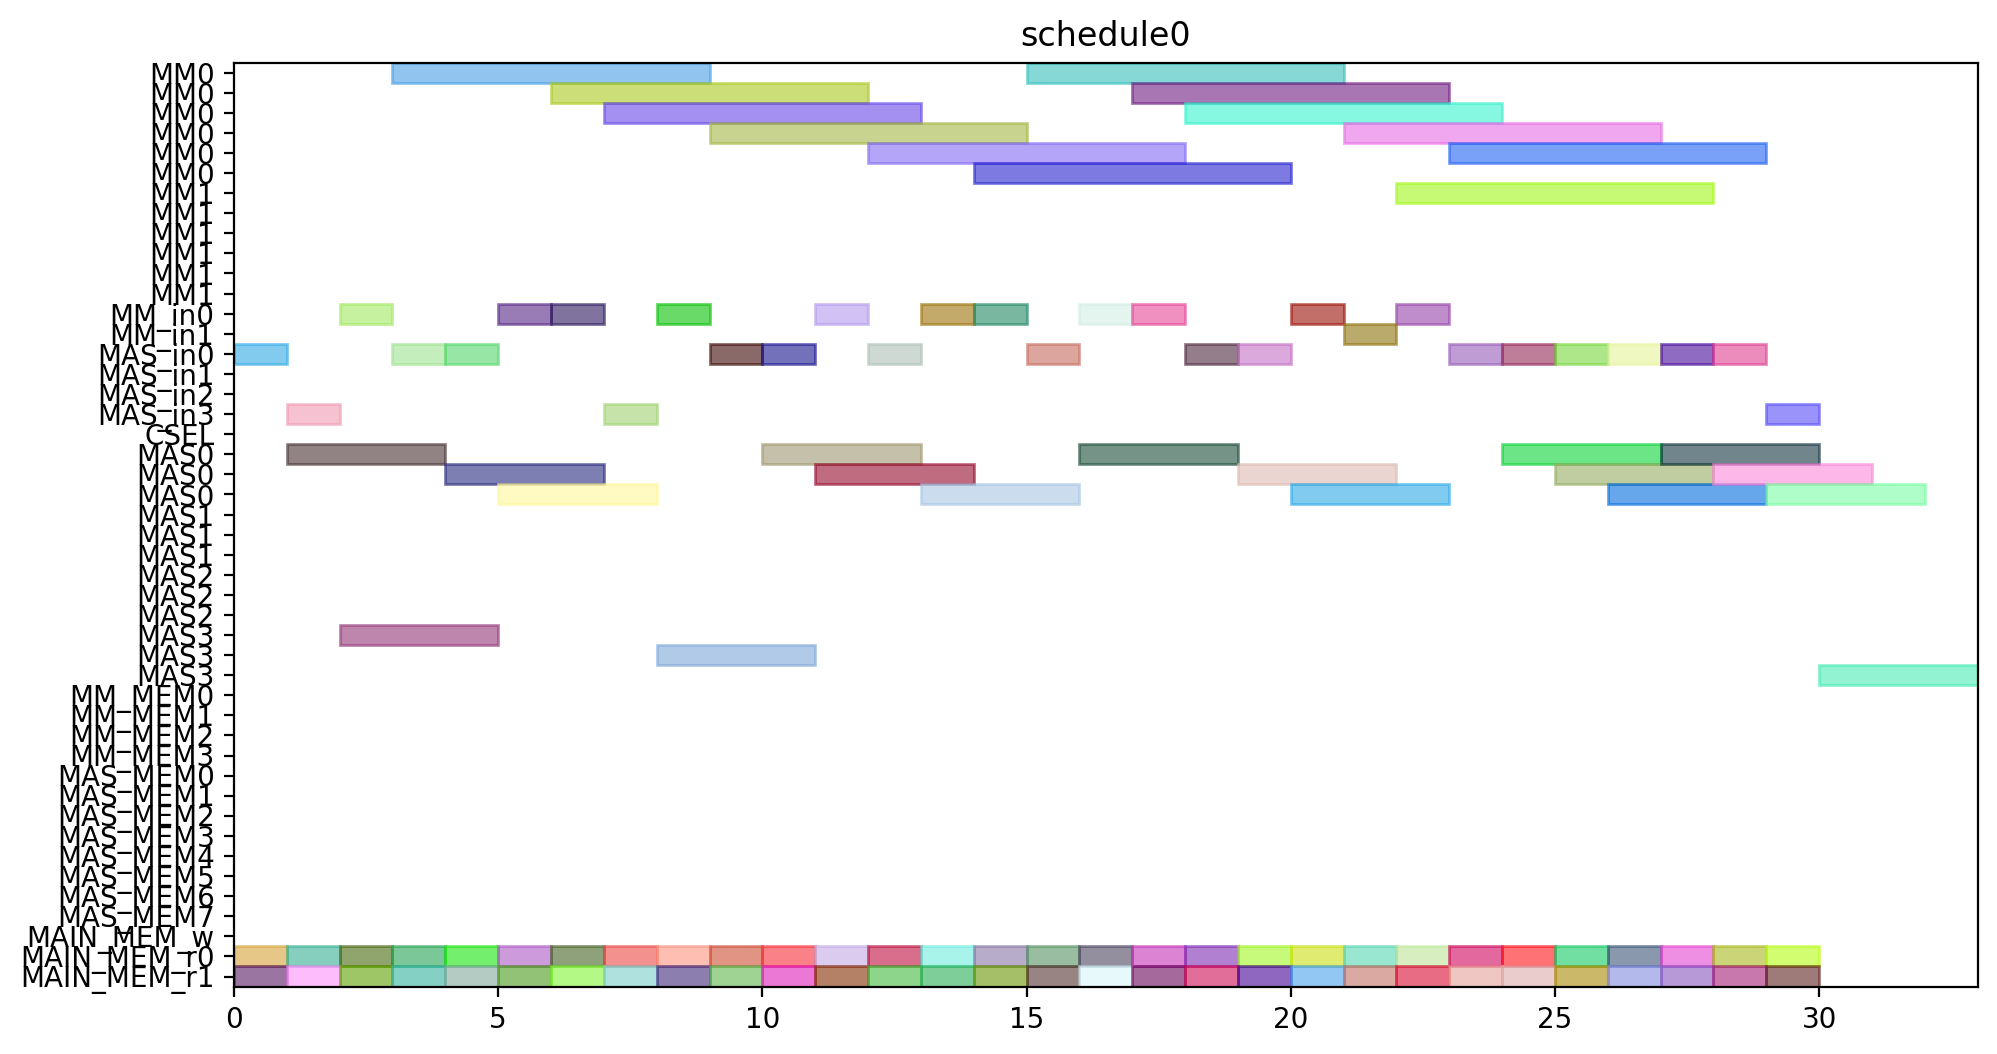

Write Python code to recreate this figure.
from pyschedule import Scenario, solvers, plotters, alt


def solve():
	horizon = 120
	S = Scenario("schedule0", horizon=horizon)

	# resource
	MM = S.Resources('MM', num=2, size=6)
	MM_in = S.Resources('MM_in', num=2)
	MAS_in = S.Resources('MAS_in', num=4)
	CSEL = S.Resource('CSEL')
	MAS = S.Resources('MAS', num=4, size=3, periods=range(1, horizon))
	MM_MEM = S.Resources('MM_MEM', num=4)
	MAS_MEM = S.Resources('MAS_MEM', num=8)
	MAIN_MEM_w = S.Resource('MAIN_MEM_w', size=1)
	MAIN_MEM_r = S.Resources('MAIN_MEM_r', num=2)

	# result of previous scheduling

	# new tasks
	T1_t0 = S.Task('T1_t0', length=3, delay_cost=1)
	T1_t0 += alt(MAS)
	T1_t0_in = S.Task('T1_t0_in', length=1, delay_cost=1)
	T1_t0_in += alt(MAS_in)
	S += T1_t0_in*MAS_in[0]<=T1_t0*MAS[0]

	S += T1_t0_in*MAS_in[1]<=T1_t0*MAS[1]

	S += T1_t0_in*MAS_in[2]<=T1_t0*MAS[2]

	S += T1_t0_in*MAS_in[3]<=T1_t0*MAS[3]

	T1_t0_mem0 = S.Task('T1_t0_mem0', length=1, delay_cost=1)
	T1_t0_mem0 += MAIN_MEM_r[0]
	S += T1_t0_mem0 <= T1_t0

	T1_t0_mem1 = S.Task('T1_t0_mem1', length=1, delay_cost=1)
	T1_t0_mem1 += MAIN_MEM_r[1]
	S += T1_t0_mem1 <= T1_t0

	T1_t1 = S.Task('T1_t1', length=3, delay_cost=1)
	T1_t1 += alt(MAS)
	T1_t1_in = S.Task('T1_t1_in', length=1, delay_cost=1)
	T1_t1_in += alt(MAS_in)
	S += T1_t1_in*MAS_in[0]<=T1_t1*MAS[0]

	S += T1_t1_in*MAS_in[1]<=T1_t1*MAS[1]

	S += T1_t1_in*MAS_in[2]<=T1_t1*MAS[2]

	S += T1_t1_in*MAS_in[3]<=T1_t1*MAS[3]

	T1_t1_mem0 = S.Task('T1_t1_mem0', length=1, delay_cost=1)
	T1_t1_mem0 += MAIN_MEM_r[0]
	S += T1_t1_mem0 <= T1_t1

	T1_t1_mem1 = S.Task('T1_t1_mem1', length=1, delay_cost=1)
	T1_t1_mem1 += MAIN_MEM_r[1]
	S += T1_t1_mem1 <= T1_t1

	T1_t3 = S.Task('T1_t3', length=6, delay_cost=1)
	T1_t3 += alt(MM)
	T1_t3_in = S.Task('T1_t3_in', length=1, delay_cost=1)
	T1_t3_in += alt(MM_in)
	S += T1_t3_in*MM_in[0]<=T1_t3*MM[0]
	S += T1_t3_in*MM_in[1]<=T1_t3*MM[1]
	T1_t3_mem0 = S.Task('T1_t3_mem0', length=1, delay_cost=1)
	T1_t3_mem0 += MAIN_MEM_r[0]
	S += T1_t3_mem0 <= T1_t3

	T1_t3_mem1 = S.Task('T1_t3_mem1', length=1, delay_cost=1)
	T1_t3_mem1 += MAIN_MEM_r[1]
	S += T1_t3_mem1 <= T1_t3

	T2_t0 = S.Task('T2_t0', length=6, delay_cost=1)
	T2_t0 += alt(MM)
	T2_t0_in = S.Task('T2_t0_in', length=1, delay_cost=1)
	T2_t0_in += alt(MM_in)
	S += T2_t0_in*MM_in[0]<=T2_t0*MM[0]
	S += T2_t0_in*MM_in[1]<=T2_t0*MM[1]
	T2_t0_mem0 = S.Task('T2_t0_mem0', length=1, delay_cost=1)
	T2_t0_mem0 += MAIN_MEM_r[0]
	S += T2_t0_mem0 <= T2_t0

	T2_t0_mem1 = S.Task('T2_t0_mem1', length=1, delay_cost=1)
	T2_t0_mem1 += MAIN_MEM_r[1]
	S += T2_t0_mem1 <= T2_t0

	T2_t1 = S.Task('T2_t1', length=6, delay_cost=1)
	T2_t1 += alt(MM)
	T2_t1_in = S.Task('T2_t1_in', length=1, delay_cost=1)
	T2_t1_in += alt(MM_in)
	S += T2_t1_in*MM_in[0]<=T2_t1*MM[0]
	S += T2_t1_in*MM_in[1]<=T2_t1*MM[1]
	T2_t1_mem0 = S.Task('T2_t1_mem0', length=1, delay_cost=1)
	T2_t1_mem0 += MAIN_MEM_r[0]
	S += T2_t1_mem0 <= T2_t1

	T2_t1_mem1 = S.Task('T2_t1_mem1', length=1, delay_cost=1)
	T2_t1_mem1 += MAIN_MEM_r[1]
	S += T2_t1_mem1 <= T2_t1

	T2_t2 = S.Task('T2_t2', length=3, delay_cost=1)
	T2_t2 += alt(MAS)
	T2_t2_in = S.Task('T2_t2_in', length=1, delay_cost=1)
	T2_t2_in += alt(MAS_in)
	S += T2_t2_in*MAS_in[0]<=T2_t2*MAS[0]

	S += T2_t2_in*MAS_in[1]<=T2_t2*MAS[1]

	S += T2_t2_in*MAS_in[2]<=T2_t2*MAS[2]

	S += T2_t2_in*MAS_in[3]<=T2_t2*MAS[3]

	T2_t2_mem0 = S.Task('T2_t2_mem0', length=1, delay_cost=1)
	T2_t2_mem0 += MAIN_MEM_r[0]
	S += T2_t2_mem0 <= T2_t2

	T2_t2_mem1 = S.Task('T2_t2_mem1', length=1, delay_cost=1)
	T2_t2_mem1 += MAIN_MEM_r[1]
	S += T2_t2_mem1 <= T2_t2

	T2_t3 = S.Task('T2_t3', length=3, delay_cost=1)
	T2_t3 += alt(MAS)
	T2_t3_in = S.Task('T2_t3_in', length=1, delay_cost=1)
	T2_t3_in += alt(MAS_in)
	S += T2_t3_in*MAS_in[0]<=T2_t3*MAS[0]

	S += T2_t3_in*MAS_in[1]<=T2_t3*MAS[1]

	S += T2_t3_in*MAS_in[2]<=T2_t3*MAS[2]

	S += T2_t3_in*MAS_in[3]<=T2_t3*MAS[3]

	T2_t3_mem0 = S.Task('T2_t3_mem0', length=1, delay_cost=1)
	T2_t3_mem0 += MAIN_MEM_r[0]
	S += T2_t3_mem0 <= T2_t3

	T2_t3_mem1 = S.Task('T2_t3_mem1', length=1, delay_cost=1)
	T2_t3_mem1 += MAIN_MEM_r[1]
	S += T2_t3_mem1 <= T2_t3

	T3_t0 = S.Task('T3_t0', length=6, delay_cost=1)
	T3_t0 += alt(MM)
	T3_t0_in = S.Task('T3_t0_in', length=1, delay_cost=1)
	T3_t0_in += alt(MM_in)
	S += T3_t0_in*MM_in[0]<=T3_t0*MM[0]
	S += T3_t0_in*MM_in[1]<=T3_t0*MM[1]
	T3_t0_mem0 = S.Task('T3_t0_mem0', length=1, delay_cost=1)
	T3_t0_mem0 += MAIN_MEM_r[0]
	S += T3_t0_mem0 <= T3_t0

	T3_t0_mem1 = S.Task('T3_t0_mem1', length=1, delay_cost=1)
	T3_t0_mem1 += MAIN_MEM_r[1]
	S += T3_t0_mem1 <= T3_t0

	T3_t1 = S.Task('T3_t1', length=6, delay_cost=1)
	T3_t1 += alt(MM)
	T3_t1_in = S.Task('T3_t1_in', length=1, delay_cost=1)
	T3_t1_in += alt(MM_in)
	S += T3_t1_in*MM_in[0]<=T3_t1*MM[0]
	S += T3_t1_in*MM_in[1]<=T3_t1*MM[1]
	T3_t1_mem0 = S.Task('T3_t1_mem0', length=1, delay_cost=1)
	T3_t1_mem0 += MAIN_MEM_r[0]
	S += T3_t1_mem0 <= T3_t1

	T3_t1_mem1 = S.Task('T3_t1_mem1', length=1, delay_cost=1)
	T3_t1_mem1 += MAIN_MEM_r[1]
	S += T3_t1_mem1 <= T3_t1

	T3_t2 = S.Task('T3_t2', length=3, delay_cost=1)
	T3_t2 += alt(MAS)
	T3_t2_in = S.Task('T3_t2_in', length=1, delay_cost=1)
	T3_t2_in += alt(MAS_in)
	S += T3_t2_in*MAS_in[0]<=T3_t2*MAS[0]

	S += T3_t2_in*MAS_in[1]<=T3_t2*MAS[1]

	S += T3_t2_in*MAS_in[2]<=T3_t2*MAS[2]

	S += T3_t2_in*MAS_in[3]<=T3_t2*MAS[3]

	T3_t2_mem0 = S.Task('T3_t2_mem0', length=1, delay_cost=1)
	T3_t2_mem0 += MAIN_MEM_r[0]
	S += T3_t2_mem0 <= T3_t2

	T3_t2_mem1 = S.Task('T3_t2_mem1', length=1, delay_cost=1)
	T3_t2_mem1 += MAIN_MEM_r[1]
	S += T3_t2_mem1 <= T3_t2

	T3_t3 = S.Task('T3_t3', length=3, delay_cost=1)
	T3_t3 += alt(MAS)
	T3_t3_in = S.Task('T3_t3_in', length=1, delay_cost=1)
	T3_t3_in += alt(MAS_in)
	S += T3_t3_in*MAS_in[0]<=T3_t3*MAS[0]

	S += T3_t3_in*MAS_in[1]<=T3_t3*MAS[1]

	S += T3_t3_in*MAS_in[2]<=T3_t3*MAS[2]

	S += T3_t3_in*MAS_in[3]<=T3_t3*MAS[3]

	T3_t3_mem0 = S.Task('T3_t3_mem0', length=1, delay_cost=1)
	T3_t3_mem0 += MAIN_MEM_r[0]
	S += T3_t3_mem0 <= T3_t3

	T3_t3_mem1 = S.Task('T3_t3_mem1', length=1, delay_cost=1)
	T3_t3_mem1 += MAIN_MEM_r[1]
	S += T3_t3_mem1 <= T3_t3

	T4_t0 = S.Task('T4_t0', length=6, delay_cost=1)
	T4_t0 += alt(MM)
	T4_t0_in = S.Task('T4_t0_in', length=1, delay_cost=1)
	T4_t0_in += alt(MM_in)
	S += T4_t0_in*MM_in[0]<=T4_t0*MM[0]
	S += T4_t0_in*MM_in[1]<=T4_t0*MM[1]
	T4_t0_mem0 = S.Task('T4_t0_mem0', length=1, delay_cost=1)
	T4_t0_mem0 += MAIN_MEM_r[0]
	S += T4_t0_mem0 <= T4_t0

	T4_t0_mem1 = S.Task('T4_t0_mem1', length=1, delay_cost=1)
	T4_t0_mem1 += MAIN_MEM_r[1]
	S += T4_t0_mem1 <= T4_t0

	T4_t1 = S.Task('T4_t1', length=6, delay_cost=1)
	T4_t1 += alt(MM)
	T4_t1_in = S.Task('T4_t1_in', length=1, delay_cost=1)
	T4_t1_in += alt(MM_in)
	S += T4_t1_in*MM_in[0]<=T4_t1*MM[0]
	S += T4_t1_in*MM_in[1]<=T4_t1*MM[1]
	T4_t1_mem0 = S.Task('T4_t1_mem0', length=1, delay_cost=1)
	T4_t1_mem0 += MAIN_MEM_r[0]
	S += T4_t1_mem0 <= T4_t1

	T4_t1_mem1 = S.Task('T4_t1_mem1', length=1, delay_cost=1)
	T4_t1_mem1 += MAIN_MEM_r[1]
	S += T4_t1_mem1 <= T4_t1

	T4_t2 = S.Task('T4_t2', length=3, delay_cost=1)
	T4_t2 += alt(MAS)
	T4_t2_in = S.Task('T4_t2_in', length=1, delay_cost=1)
	T4_t2_in += alt(MAS_in)
	S += T4_t2_in*MAS_in[0]<=T4_t2*MAS[0]

	S += T4_t2_in*MAS_in[1]<=T4_t2*MAS[1]

	S += T4_t2_in*MAS_in[2]<=T4_t2*MAS[2]

	S += T4_t2_in*MAS_in[3]<=T4_t2*MAS[3]

	T4_t2_mem0 = S.Task('T4_t2_mem0', length=1, delay_cost=1)
	T4_t2_mem0 += MAIN_MEM_r[0]
	S += T4_t2_mem0 <= T4_t2

	T4_t2_mem1 = S.Task('T4_t2_mem1', length=1, delay_cost=1)
	T4_t2_mem1 += MAIN_MEM_r[1]
	S += T4_t2_mem1 <= T4_t2

	T4_t3 = S.Task('T4_t3', length=3, delay_cost=1)
	T4_t3 += alt(MAS)
	T4_t3_in = S.Task('T4_t3_in', length=1, delay_cost=1)
	T4_t3_in += alt(MAS_in)
	S += T4_t3_in*MAS_in[0]<=T4_t3*MAS[0]

	S += T4_t3_in*MAS_in[1]<=T4_t3*MAS[1]

	S += T4_t3_in*MAS_in[2]<=T4_t3*MAS[2]

	S += T4_t3_in*MAS_in[3]<=T4_t3*MAS[3]

	T4_t3_mem0 = S.Task('T4_t3_mem0', length=1, delay_cost=1)
	T4_t3_mem0 += MAIN_MEM_r[0]
	S += T4_t3_mem0 <= T4_t3

	T4_t3_mem1 = S.Task('T4_t3_mem1', length=1, delay_cost=1)
	T4_t3_mem1 += MAIN_MEM_r[1]
	S += T4_t3_mem1 <= T4_t3

	T5_t0 = S.Task('T5_t0', length=3, delay_cost=1)
	T5_t0 += alt(MAS)
	T5_t0_in = S.Task('T5_t0_in', length=1, delay_cost=1)
	T5_t0_in += alt(MAS_in)
	S += T5_t0_in*MAS_in[0]<=T5_t0*MAS[0]

	S += T5_t0_in*MAS_in[1]<=T5_t0*MAS[1]

	S += T5_t0_in*MAS_in[2]<=T5_t0*MAS[2]

	S += T5_t0_in*MAS_in[3]<=T5_t0*MAS[3]

	T5_t0_mem0 = S.Task('T5_t0_mem0', length=1, delay_cost=1)
	T5_t0_mem0 += MAIN_MEM_r[0]
	S += T5_t0_mem0 <= T5_t0

	T5_t0_mem1 = S.Task('T5_t0_mem1', length=1, delay_cost=1)
	T5_t0_mem1 += MAIN_MEM_r[1]
	S += T5_t0_mem1 <= T5_t0

	T5_t1 = S.Task('T5_t1', length=3, delay_cost=1)
	T5_t1 += alt(MAS)
	T5_t1_in = S.Task('T5_t1_in', length=1, delay_cost=1)
	T5_t1_in += alt(MAS_in)
	S += T5_t1_in*MAS_in[0]<=T5_t1*MAS[0]

	S += T5_t1_in*MAS_in[1]<=T5_t1*MAS[1]

	S += T5_t1_in*MAS_in[2]<=T5_t1*MAS[2]

	S += T5_t1_in*MAS_in[3]<=T5_t1*MAS[3]

	T5_t1_mem0 = S.Task('T5_t1_mem0', length=1, delay_cost=1)
	T5_t1_mem0 += MAIN_MEM_r[0]
	S += T5_t1_mem0 <= T5_t1

	T5_t1_mem1 = S.Task('T5_t1_mem1', length=1, delay_cost=1)
	T5_t1_mem1 += MAIN_MEM_r[1]
	S += T5_t1_mem1 <= T5_t1

	T5_t3 = S.Task('T5_t3', length=6, delay_cost=1)
	T5_t3 += alt(MM)
	T5_t3_in = S.Task('T5_t3_in', length=1, delay_cost=1)
	T5_t3_in += alt(MM_in)
	S += T5_t3_in*MM_in[0]<=T5_t3*MM[0]
	S += T5_t3_in*MM_in[1]<=T5_t3*MM[1]
	T5_t3_mem0 = S.Task('T5_t3_mem0', length=1, delay_cost=1)
	T5_t3_mem0 += MAIN_MEM_r[0]
	S += T5_t3_mem0 <= T5_t3

	T5_t3_mem1 = S.Task('T5_t3_mem1', length=1, delay_cost=1)
	T5_t3_mem1 += MAIN_MEM_r[1]
	S += T5_t3_mem1 <= T5_t3

	T6_t0 = S.Task('T6_t0', length=6, delay_cost=1)
	T6_t0 += alt(MM)
	T6_t0_in = S.Task('T6_t0_in', length=1, delay_cost=1)
	T6_t0_in += alt(MM_in)
	S += T6_t0_in*MM_in[0]<=T6_t0*MM[0]
	S += T6_t0_in*MM_in[1]<=T6_t0*MM[1]
	T6_t0_mem0 = S.Task('T6_t0_mem0', length=1, delay_cost=1)
	T6_t0_mem0 += MAIN_MEM_r[0]
	S += T6_t0_mem0 <= T6_t0

	T6_t0_mem1 = S.Task('T6_t0_mem1', length=1, delay_cost=1)
	T6_t0_mem1 += MAIN_MEM_r[1]
	S += T6_t0_mem1 <= T6_t0

	T6_t1 = S.Task('T6_t1', length=6, delay_cost=1)
	T6_t1 += alt(MM)
	T6_t1_in = S.Task('T6_t1_in', length=1, delay_cost=1)
	T6_t1_in += alt(MM_in)
	S += T6_t1_in*MM_in[0]<=T6_t1*MM[0]
	S += T6_t1_in*MM_in[1]<=T6_t1*MM[1]
	T6_t1_mem0 = S.Task('T6_t1_mem0', length=1, delay_cost=1)
	T6_t1_mem0 += MAIN_MEM_r[0]
	S += T6_t1_mem0 <= T6_t1

	T6_t1_mem1 = S.Task('T6_t1_mem1', length=1, delay_cost=1)
	T6_t1_mem1 += MAIN_MEM_r[1]
	S += T6_t1_mem1 <= T6_t1

	T6_t2 = S.Task('T6_t2', length=3, delay_cost=1)
	T6_t2 += alt(MAS)
	T6_t2_in = S.Task('T6_t2_in', length=1, delay_cost=1)
	T6_t2_in += alt(MAS_in)
	S += T6_t2_in*MAS_in[0]<=T6_t2*MAS[0]

	S += T6_t2_in*MAS_in[1]<=T6_t2*MAS[1]

	S += T6_t2_in*MAS_in[2]<=T6_t2*MAS[2]

	S += T6_t2_in*MAS_in[3]<=T6_t2*MAS[3]

	T6_t2_mem0 = S.Task('T6_t2_mem0', length=1, delay_cost=1)
	T6_t2_mem0 += MAIN_MEM_r[0]
	S += T6_t2_mem0 <= T6_t2

	T6_t2_mem1 = S.Task('T6_t2_mem1', length=1, delay_cost=1)
	T6_t2_mem1 += MAIN_MEM_r[1]
	S += T6_t2_mem1 <= T6_t2

	T6_t3 = S.Task('T6_t3', length=3, delay_cost=1)
	T6_t3 += alt(MAS)
	T6_t3_in = S.Task('T6_t3_in', length=1, delay_cost=1)
	T6_t3_in += alt(MAS_in)
	S += T6_t3_in*MAS_in[0]<=T6_t3*MAS[0]

	S += T6_t3_in*MAS_in[1]<=T6_t3*MAS[1]

	S += T6_t3_in*MAS_in[2]<=T6_t3*MAS[2]

	S += T6_t3_in*MAS_in[3]<=T6_t3*MAS[3]

	T6_t3_mem0 = S.Task('T6_t3_mem0', length=1, delay_cost=1)
	T6_t3_mem0 += MAIN_MEM_r[0]
	S += T6_t3_mem0 <= T6_t3

	T6_t3_mem1 = S.Task('T6_t3_mem1', length=1, delay_cost=1)
	T6_t3_mem1 += MAIN_MEM_r[1]
	S += T6_t3_mem1 <= T6_t3

	T7_t0 = S.Task('T7_t0', length=6, delay_cost=1)
	T7_t0 += alt(MM)
	T7_t0_in = S.Task('T7_t0_in', length=1, delay_cost=1)
	T7_t0_in += alt(MM_in)
	S += T7_t0_in*MM_in[0]<=T7_t0*MM[0]
	S += T7_t0_in*MM_in[1]<=T7_t0*MM[1]
	T7_t0_mem0 = S.Task('T7_t0_mem0', length=1, delay_cost=1)
	T7_t0_mem0 += MAIN_MEM_r[0]
	S += T7_t0_mem0 <= T7_t0

	T7_t0_mem1 = S.Task('T7_t0_mem1', length=1, delay_cost=1)
	T7_t0_mem1 += MAIN_MEM_r[1]
	S += T7_t0_mem1 <= T7_t0

	T7_t1 = S.Task('T7_t1', length=6, delay_cost=1)
	T7_t1 += alt(MM)
	T7_t1_in = S.Task('T7_t1_in', length=1, delay_cost=1)
	T7_t1_in += alt(MM_in)
	S += T7_t1_in*MM_in[0]<=T7_t1*MM[0]
	S += T7_t1_in*MM_in[1]<=T7_t1*MM[1]
	T7_t1_mem0 = S.Task('T7_t1_mem0', length=1, delay_cost=1)
	T7_t1_mem0 += MAIN_MEM_r[0]
	S += T7_t1_mem0 <= T7_t1

	T7_t1_mem1 = S.Task('T7_t1_mem1', length=1, delay_cost=1)
	T7_t1_mem1 += MAIN_MEM_r[1]
	S += T7_t1_mem1 <= T7_t1

	T7_t2 = S.Task('T7_t2', length=3, delay_cost=1)
	T7_t2 += alt(MAS)
	T7_t2_in = S.Task('T7_t2_in', length=1, delay_cost=1)
	T7_t2_in += alt(MAS_in)
	S += T7_t2_in*MAS_in[0]<=T7_t2*MAS[0]

	S += T7_t2_in*MAS_in[1]<=T7_t2*MAS[1]

	S += T7_t2_in*MAS_in[2]<=T7_t2*MAS[2]

	S += T7_t2_in*MAS_in[3]<=T7_t2*MAS[3]

	T7_t2_mem0 = S.Task('T7_t2_mem0', length=1, delay_cost=1)
	T7_t2_mem0 += MAIN_MEM_r[0]
	S += T7_t2_mem0 <= T7_t2

	T7_t2_mem1 = S.Task('T7_t2_mem1', length=1, delay_cost=1)
	T7_t2_mem1 += MAIN_MEM_r[1]
	S += T7_t2_mem1 <= T7_t2

	T7_t3 = S.Task('T7_t3', length=3, delay_cost=1)
	T7_t3 += alt(MAS)
	T7_t3_in = S.Task('T7_t3_in', length=1, delay_cost=1)
	T7_t3_in += alt(MAS_in)
	S += T7_t3_in*MAS_in[0]<=T7_t3*MAS[0]

	S += T7_t3_in*MAS_in[1]<=T7_t3*MAS[1]

	S += T7_t3_in*MAS_in[2]<=T7_t3*MAS[2]

	S += T7_t3_in*MAS_in[3]<=T7_t3*MAS[3]

	T7_t3_mem0 = S.Task('T7_t3_mem0', length=1, delay_cost=1)
	T7_t3_mem0 += MAIN_MEM_r[0]
	S += T7_t3_mem0 <= T7_t3

	T7_t3_mem1 = S.Task('T7_t3_mem1', length=1, delay_cost=1)
	T7_t3_mem1 += MAIN_MEM_r[1]
	S += T7_t3_mem1 <= T7_t3

	T8_t2 = S.Task('T8_t2', length=3, delay_cost=1)
	T8_t2 += alt(MAS)
	T8_t2_in = S.Task('T8_t2_in', length=1, delay_cost=1)
	T8_t2_in += alt(MAS_in)
	S += T8_t2_in*MAS_in[0]<=T8_t2*MAS[0]

	S += T8_t2_in*MAS_in[1]<=T8_t2*MAS[1]

	S += T8_t2_in*MAS_in[2]<=T8_t2*MAS[2]

	S += T8_t2_in*MAS_in[3]<=T8_t2*MAS[3]

	T8_t2_mem0 = S.Task('T8_t2_mem0', length=1, delay_cost=1)
	T8_t2_mem0 += MAIN_MEM_r[0]
	S += T8_t2_mem0 <= T8_t2

	T8_t2_mem1 = S.Task('T8_t2_mem1', length=1, delay_cost=1)
	T8_t2_mem1 += MAIN_MEM_r[1]
	S += T8_t2_mem1 <= T8_t2

	T9_t2 = S.Task('T9_t2', length=3, delay_cost=1)
	T9_t2 += alt(MAS)
	T9_t2_in = S.Task('T9_t2_in', length=1, delay_cost=1)
	T9_t2_in += alt(MAS_in)
	S += T9_t2_in*MAS_in[0]<=T9_t2*MAS[0]

	S += T9_t2_in*MAS_in[1]<=T9_t2*MAS[1]

	S += T9_t2_in*MAS_in[2]<=T9_t2*MAS[2]

	S += T9_t2_in*MAS_in[3]<=T9_t2*MAS[3]

	T9_t2_mem0 = S.Task('T9_t2_mem0', length=1, delay_cost=1)
	T9_t2_mem0 += MAIN_MEM_r[0]
	S += T9_t2_mem0 <= T9_t2

	T9_t2_mem1 = S.Task('T9_t2_mem1', length=1, delay_cost=1)
	T9_t2_mem1 += MAIN_MEM_r[1]
	S += T9_t2_mem1 <= T9_t2

	T10_t2 = S.Task('T10_t2', length=3, delay_cost=1)
	T10_t2 += alt(MAS)
	T10_t2_in = S.Task('T10_t2_in', length=1, delay_cost=1)
	T10_t2_in += alt(MAS_in)
	S += T10_t2_in*MAS_in[0]<=T10_t2*MAS[0]

	S += T10_t2_in*MAS_in[1]<=T10_t2*MAS[1]

	S += T10_t2_in*MAS_in[2]<=T10_t2*MAS[2]

	S += T10_t2_in*MAS_in[3]<=T10_t2*MAS[3]

	T10_t2_mem0 = S.Task('T10_t2_mem0', length=1, delay_cost=1)
	T10_t2_mem0 += MAIN_MEM_r[0]
	S += T10_t2_mem0 <= T10_t2

	T10_t2_mem1 = S.Task('T10_t2_mem1', length=1, delay_cost=1)
	T10_t2_mem1 += MAIN_MEM_r[1]
	S += T10_t2_mem1 <= T10_t2

	T11_t2 = S.Task('T11_t2', length=3, delay_cost=1)
	T11_t2 += alt(MAS)
	T11_t2_in = S.Task('T11_t2_in', length=1, delay_cost=1)
	T11_t2_in += alt(MAS_in)
	S += T11_t2_in*MAS_in[0]<=T11_t2*MAS[0]

	S += T11_t2_in*MAS_in[1]<=T11_t2*MAS[1]

	S += T11_t2_in*MAS_in[2]<=T11_t2*MAS[2]

	S += T11_t2_in*MAS_in[3]<=T11_t2*MAS[3]

	T11_t2_mem0 = S.Task('T11_t2_mem0', length=1, delay_cost=1)
	T11_t2_mem0 += MAIN_MEM_r[0]
	S += T11_t2_mem0 <= T11_t2

	T11_t2_mem1 = S.Task('T11_t2_mem1', length=1, delay_cost=1)
	T11_t2_mem1 += MAIN_MEM_r[1]
	S += T11_t2_mem1 <= T11_t2

	solvers.mip.solve(S,msg=1,kind='CPLEX',ratio_gap=1.01)

	solution = [['hoge']*len(S.solution()[1]) for i in range(len(S.solution()))]
	for i in range(len(S.solution())):
		for j in range(len(S.solution()[i])):
			solution[i][j]=str(S.solution()[i][j])
	print(solution)

	cycles = int(solution[-1][3])

	pic_file_name = "/mnt/rose/usr1/fukuda/ABE/multiRAM_multiMAS_16mux/scheduling_result/stage6MM2_stage3MAS4/EP2_LADDERMUL/schedule0.png"
	if(S.solution() != []):
		plotters.matplotlib.plot(S,img_filename=pic_file_name, show_task_labels=False, fig_size=(cycles*0.25+3, 6))

	return solution
